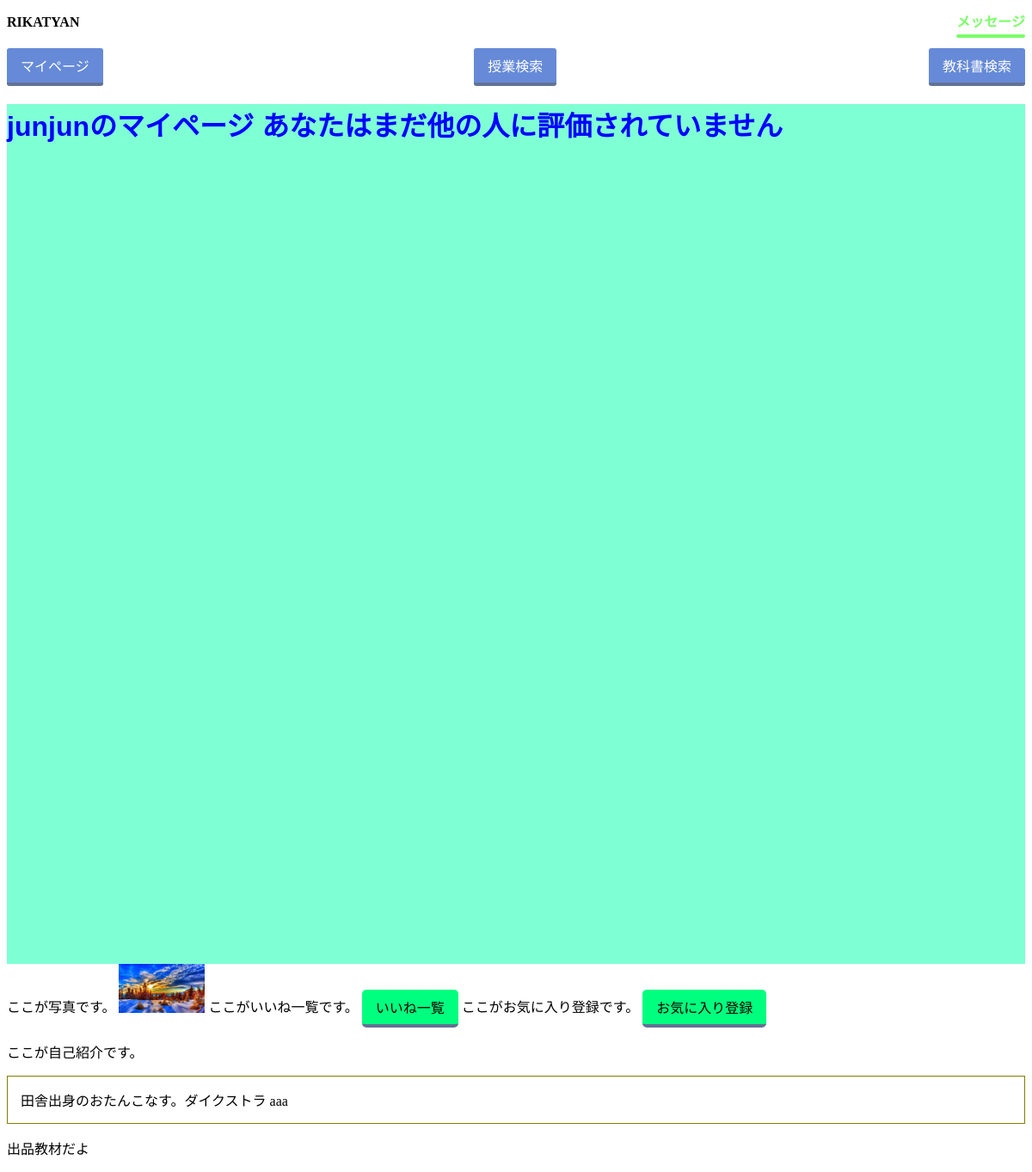
The page /mypage/2/ on the database its author committed.
### users/models.py (models this page shows, shortened)
class Users(AbstractBaseUser, PermissionsMixin):
    user_id = models.AutoField(primary_key=True)
    username = models.CharField(verbose_name='username', max_length=10, unique=True, validators=[
                                MinLengthValidator(5,), RegexValidator(r'^[a-zA-Z0-9]*$',)])
    student_number = models.CharField(verbose_name='学籍番号', unique=True, max_length=7, validators=[
                                      MinLengthValidator(7,), RegexValidator(r'^[A-Z0-9]*$',)])
    email = models.EmailField(verbose_name='Email', max_length=50)
    image = models.ImageField(
        verbose_name='プロフィール画像', upload_to="src/users/static/users/image/", blank=True, null=True)
    user_comment = models.TextField(
        verbose_name='自己紹介', max_length=300, blank=True, null=True)  # 文字数？
    is_staff = models.BooleanField(default=False)
    is_admin = models.BooleanField(default=False)
    objects = MyUserManager()
    USERNAME_FIELD = 'username'
    REQUIRED_FIELDS = ['student_number']

### mypage/views.py (the view)
# urls.py: path('<int:pk>/', views.MypageView.as_view(), name='mypage'),
class MypageView(generic.DetailView):
    model = Users
    template_name = 'mypage/mypage.html'
    def get_context_data(self, **kwargs):
        context = super(MypageView, self).get_context_data(**kwargs)
        context.update({
            'texts_list': Texts.objects.all(),
            'ueval_avg': Uevals.objects.values('user_id').annotate(avg=models.Avg('eval'))
        })
        return context

### mypage/templates/mypage/mypage.html (shortened to what this page needs)
{% load static %}
<!DOCTYPE html>
    <head>
        <link href="{% static 'css/mypage.css' %}" rel="stylesheet">
        <link href="{% static 'classpages/head.css' %}" rel="stylesheet">
    </head>
    <body>
        {% include 'classpages/head.html' %}
        <div class="top">
            <h1>{{users.username}}のマイページ
                    {% if ueval_avg %}
                        {% for avg in ueval_avg %}
                            {{ avg.avg }}
                        {% endfor %}
                    {% else %}
                        あなたはまだ他の人に評価されていません
                    {% endif %}
        </div>
        <div>
            ここが写真です。
            {% if users.image %}
            <img src="{{users.image.url}}" width = 100px>
            {% endif %}
            ここがいいね一覧です。
            <a href="{% url 'like:like' user.user_id %}" class="button1">いいね一覧</a>
            ここがお気に入り登録です。
            <a href="{% url 'like:likely' user.user_id %}" class="button1">お気に入り登録</a>
            <p>ここが自己紹介です。</p>
            <div style="border: #808000 solid 1px; font-size: 100%; padding: 15px;">{{users.user_comment}}</div>
            <p>出品教材だよ</p>
        </div>
    </body>
</html>

### mypage/static/css/mypage.css (style rules this page uses)
.top { width: 100%; height: 1000px; color: blue; background: aquamarine; font-family: 'Lucida Sans', 'Lucida Sans Regular', 'Lucida Grande', 'Lucida Sans Unicode', Geneva, Verdana, sans-serif; }
.button, .button1, .button2 { display: inline-block; padding: 0.5em 1em; text-decoration: none; background: #668ad8; color: #FFF; border-bottom: solid 4px #627295; border-radius: 3px; border-radius: 5px; }
.button1 { background: springgreen; color: black; }

### rows shown on the page
Users: username "junjun", image (picture), user_comment "田舎出身のおたんこなす。ダイクストラ aaa"
